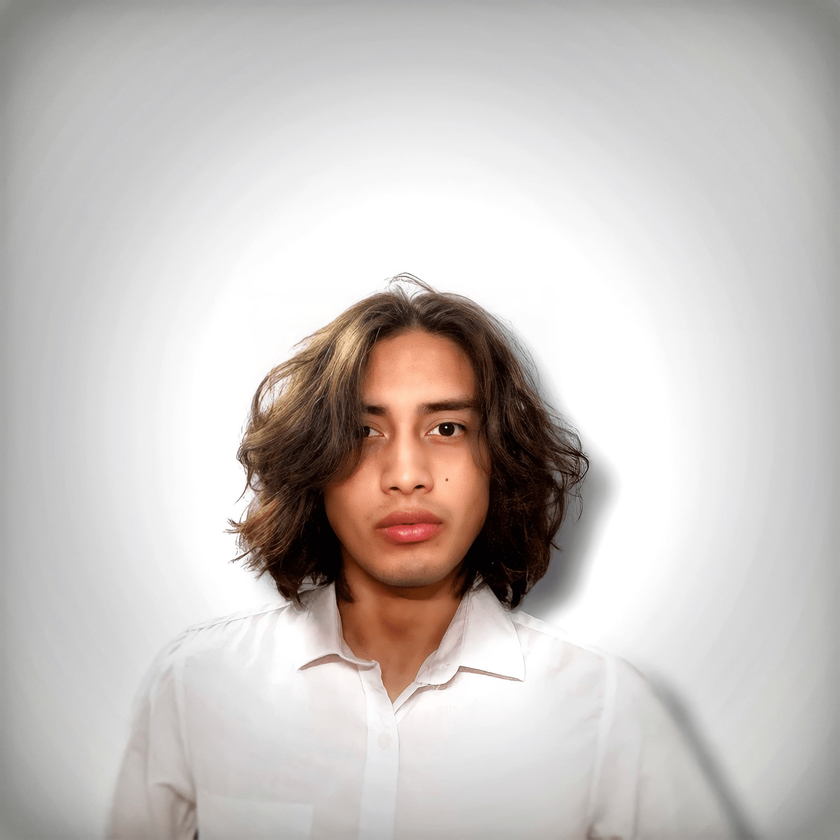
#> input picture me.png, 840 x 840 px, shrunk from 2160 x 2160 before the run
$ python faceDetection.py
#> lines starting #> are read from the running program, lines starting #| are printed output that depends on the picture; after the words box and inside, x2 and y2 are one past the last pixel; in counts of white or black regions, pixels touching at a corner belong together
import cv2

faceCascade=cv2.CascadeClassifier(cv2.data.haarcascades + "haarcascade_frontalface_default.xml")
img = cv2.imread('me.png')
#> img is the input picture: shape (840, 840, 3); mean B, G, R 192.2, 194.9, 201.1
imgGray = cv2.cvtColor(img,cv2.COLOR_BGR2GRAY)
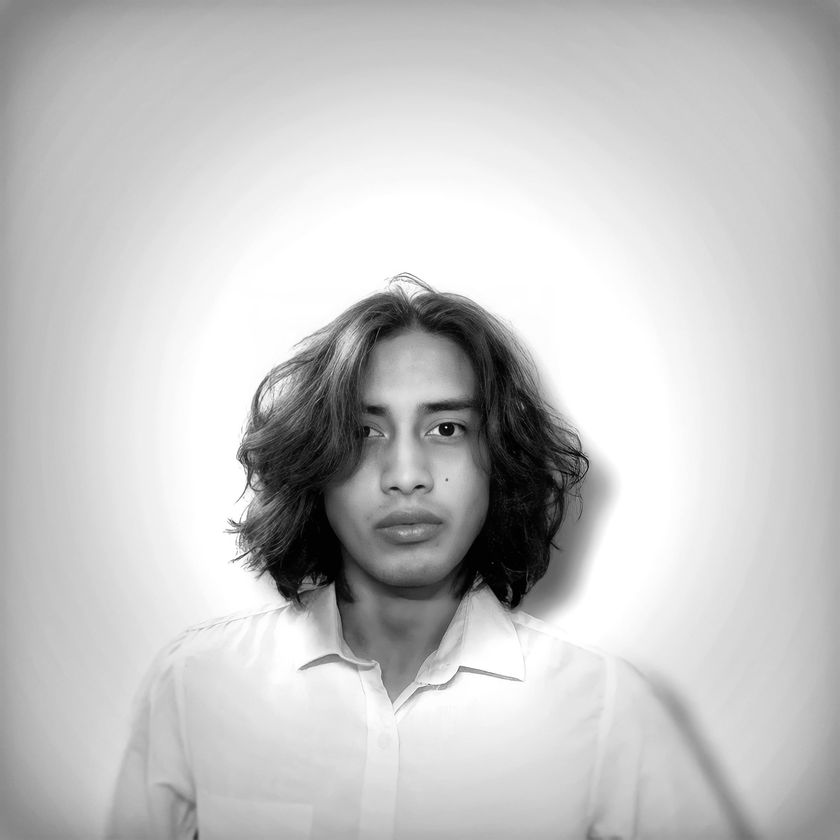
#> imgGray: shape (840, 840); min 0, max 255, mean 196.4
faces = faceCascade.detectMultiScale(imgGray,1.1,4)
#> faces = [[311, 366, 196, 196]]
for (x,y,w,h) in faces:
    cv2.rectangle(img,(x,y),(x+w,y+h),(0,255,0),2)
#> this loop made 1 pass
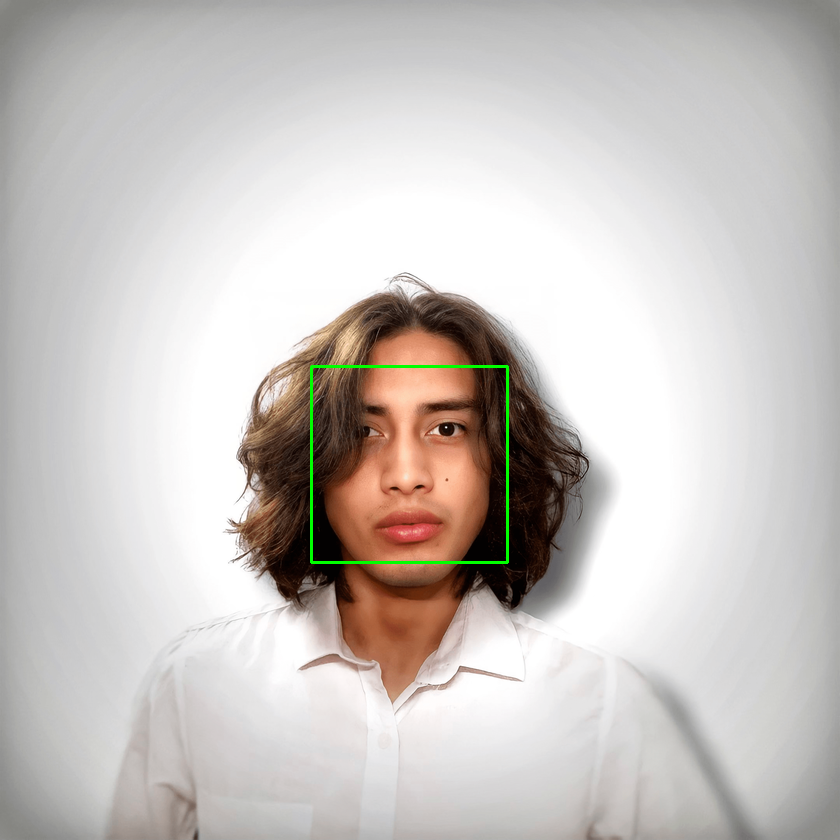
#> img: shape (840, 840, 3); 0.33% of pixels changed, all inside (x1, y1, x2, y2) = (310, 365, 509, 564)
cv2.imshow("Face Detection - Press \'q\' to quit", img)
cv2.waitKey(0)

$ run again, with res1.png copied over me.png
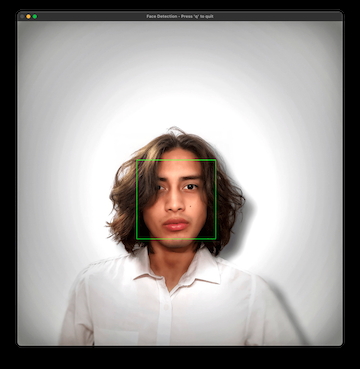
#> input picture res1.png, 360 x 369 px
#> img is the input picture: shape (369, 360, 3); mean B, G, R 150.6, 152.8, 157.3
#> `imgGray = cv2.cvtColor(img,cv2.COLOR_BGR2GRAY)`:
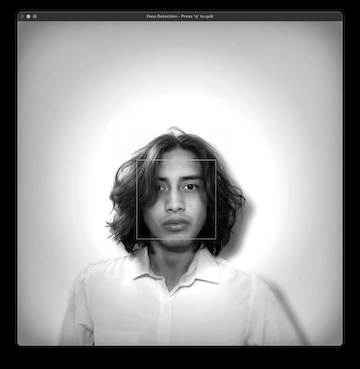
#> imgGray: shape (369, 360); min 0, max 255, mean 153.9
#> faces = [[138, 160, 77, 77]]
#> the loop `for (x,y,w,h) in faces:` made 1 pass
#> after the loop `for (x,y,w,h) in faces:`:
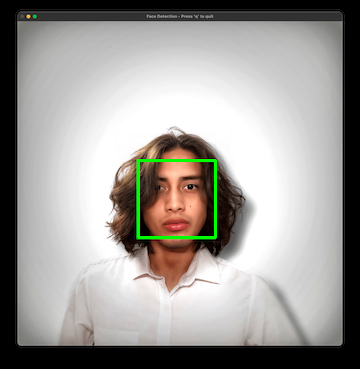
#> img: shape (369, 360, 3); 0.69% of pixels changed, all inside (x1, y1, x2, y2) = (137, 159, 217, 239)

$ run again, with res2.png copied over me.png
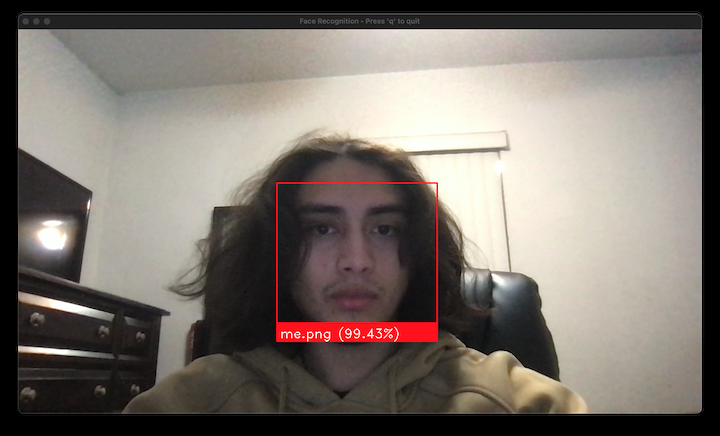
#> input picture res2.png, 720 x 436 px
#> img is the input picture: shape (436, 720, 3); mean B, G, R 107.9, 114.6, 122.5
#> `imgGray = cv2.cvtColor(img,cv2.COLOR_BGR2GRAY)`:
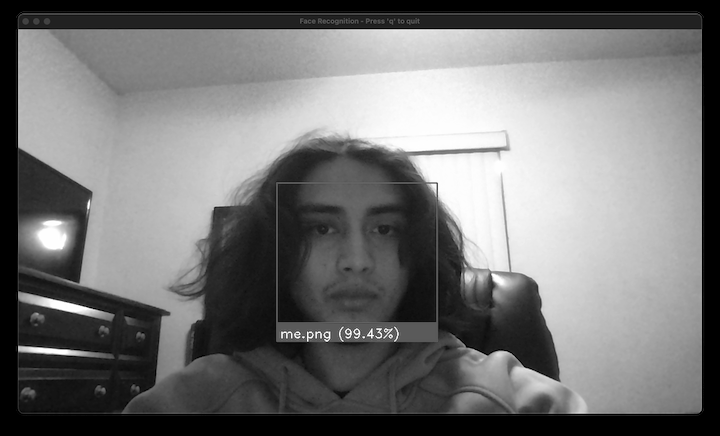
#> imgGray: shape (436, 720); min 0, max 255, mean 116.2
#> faces = [[280, 177, 149, 149]]
#> the loop `for (x,y,w,h) in faces:` made 1 pass
#> after the loop `for (x,y,w,h) in faces:`:
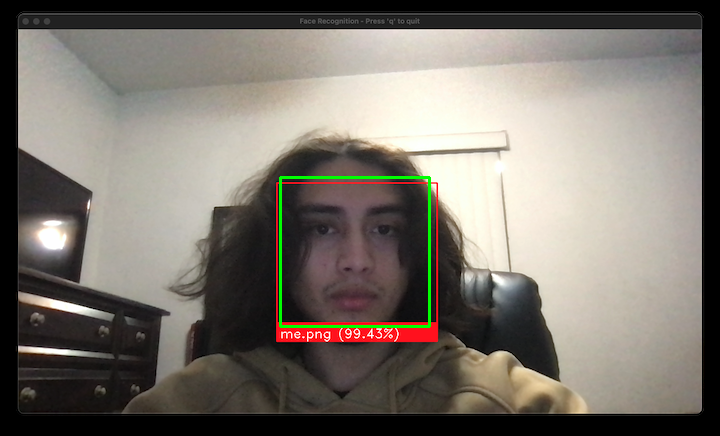
#> img: shape (436, 720, 3); 0.57% of pixels changed, all inside (x1, y1, x2, y2) = (279, 176, 431, 328)

$ run again, with res3.png copied over me.png
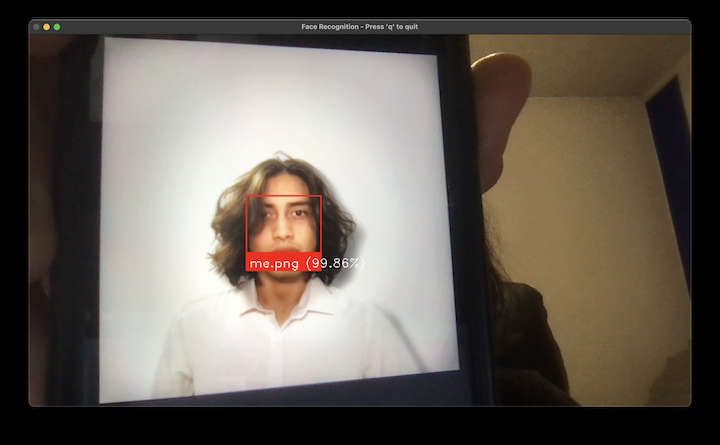
#> input picture res3.png, 720 x 445 px
#> img is the input picture: shape (445, 720, 3); mean B, G, R 88.4, 96.7, 104.5
#> `imgGray = cv2.cvtColor(img,cv2.COLOR_BGR2GRAY)`:
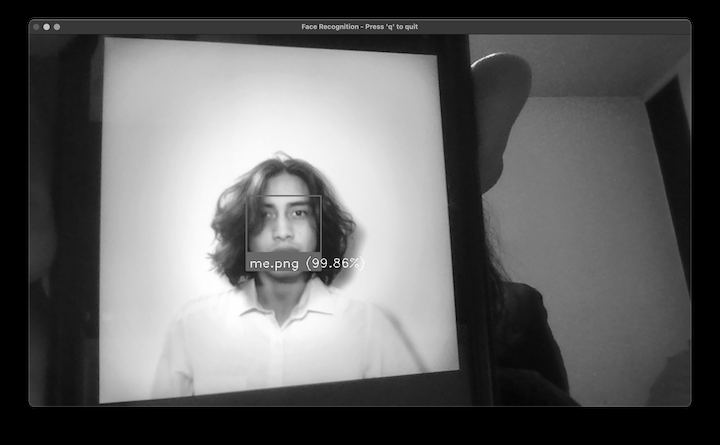
#> imgGray: shape (445, 720); min 0, max 255, mean 98.1
#> faces = ()
